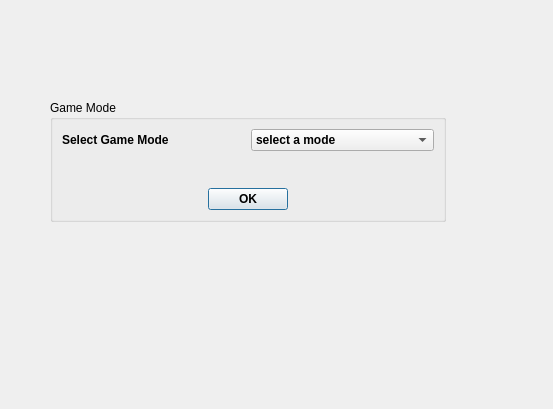
<?xml version="1.0" encoding="UTF-8"?>
<ui version="4.0">
 <class>gameMode</class>
 <widget class="QDialog" name="gameMode">
  <property name="geometry">
   <rect>
    <x>0</x>
    <y>0</y>
    <width>553</width>
    <height>409</height>
   </rect>
  </property>
  <property name="windowTitle">
   <string>Dialog</string>
  </property>
  <widget class="QGroupBox" name="groupBox">
   <property name="geometry">
    <rect>
     <x>50</x>
     <y>100</y>
     <width>396</width>
     <height>122</height>
    </rect>
   </property>
   <property name="title">
    <string>Game Mode</string>
   </property>
   <layout class="QHBoxLayout" name="horizontalLayout_3">
    <item>
     <layout class="QVBoxLayout" name="verticalLayout">
      <item>
       <layout class="QHBoxLayout" name="horizontalLayout">
        <item>
         <widget class="QLabel" name="selectGameOption">
          <property name="font">
           <font>
            <weight>75</weight>
            <bold>true</bold>
           </font>
          </property>
          <property name="text">
           <string>Select Game Mode</string>
          </property>
         </widget>
        </item>
        <item>
         <widget class="QComboBox" name="GamePlayMode">
          <property name="font">
           <font>
            <weight>75</weight>
            <bold>true</bold>
           </font>
          </property>
          <item>
           <property name="text">
            <string>select a mode</string>
           </property>
          </item>
          <item>
           <property name="text">
            <string>Player vs Player</string>
           </property>
           <property name="icon">
            <iconset resource="resources.qrc">
             <normaloff>:/icons/images/Icons/Play Icon 50x50.png</normaloff>:/icons/images/Icons/Play Icon 50x50.png</iconset>
           </property>
          </item>
          <item>
           <property name="text">
            <string>Player vs AI</string>
           </property>
           <property name="icon">
            <iconset resource="resources.qrc">
             <normaloff>:/icons/images/Icons/A.i. Icon.png</normaloff>:/icons/images/Icons/A.i. Icon.png</iconset>
           </property>
          </item>
         </widget>
        </item>
       </layout>
      </item>
      <item>
       <spacer name="verticalSpacer">
        <property name="orientation">
         <enum>Qt::Vertical</enum>
        </property>
        <property name="sizeHint" stdset="0">
         <size>
          <width>20</width>
          <height>40</height>
         </size>
        </property>
       </spacer>
      </item>
      <item>
       <layout class="QHBoxLayout" name="horizontalLayout_2">
        <item>
         <spacer name="horizontalSpacer">
          <property name="orientation">
           <enum>Qt::Horizontal</enum>
          </property>
          <property name="sizeHint" stdset="0">
           <size>
            <width>40</width>
            <height>20</height>
           </size>
          </property>
         </spacer>
        </item>
        <item>
         <widget class="QPushButton" name="GameOptionMode">
          <property name="font">
           <font>
            <weight>75</weight>
            <bold>true</bold>
           </font>
          </property>
          <property name="text">
           <string>OK</string>
          </property>
         </widget>
        </item>
        <item>
         <spacer name="horizontalSpacer_2">
          <property name="orientation">
           <enum>Qt::Horizontal</enum>
          </property>
          <property name="sizeHint" stdset="0">
           <size>
            <width>40</width>
            <height>20</height>
           </size>
          </property>
         </spacer>
        </item>
       </layout>
      </item>
     </layout>
    </item>
   </layout>
  </widget>
 </widget>
 <resources>
  <include location="resources.qrc"/>
 </resources>
 <connections/>
</ui>
